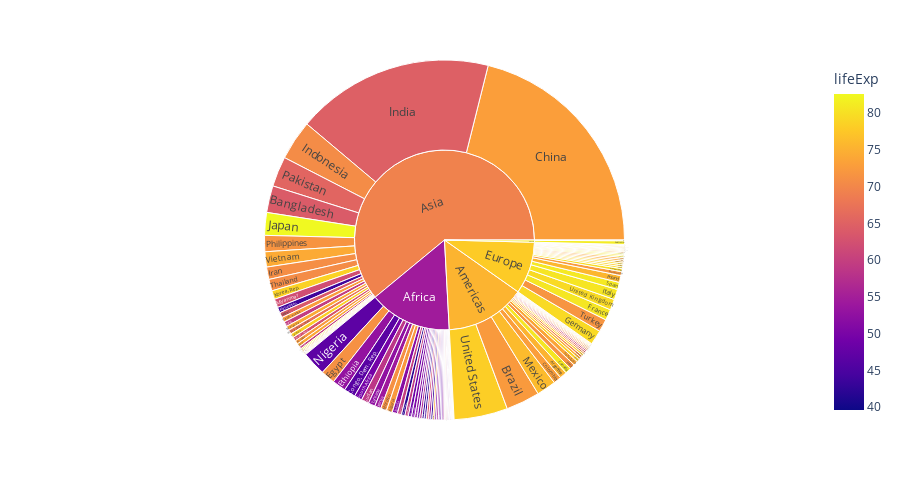

The notebook cell saved with this chart:
### Code cell
px.sunburst(df, color='lifeExp', values="pop", path=["continent", "country"], hover_name="country", height=500)

### Figure 1 — Plotly figure (JSON) as saved in the notebook; plotly's stock layout.template omitted (floating-point values rounded to 4 significant figures; data arrays with more than 128 entries replaced by an {"elided": "..."} marker saying what was removed)
{"data": [{"branchvalues": "total", "customdata": {"elided": "147x1 float values"}, "domain": {"x": [0, 1], "y": [0, 1]}, "hovertemplate": "<b>%{hovertext}</b><br><br>labels=%{label}<br>pop=%{value}<br>parent=%{parent}<br>id=%{id}<br>lifeExp=%{color}<extra></extra>", "hovertext": {"elided": "147 str values"}, "ids": {"elided": "147 str values"}, "labels": {"elided": "147 str values"}, "marker": {"coloraxis": "coloraxis", "colors": {"elided": "147 float values"}}, "name": "", "parents": {"elided": "147 str values"}, "type": "sunburst", "values": {"elided": "147 int values"}}], "layout": {"coloraxis": {"colorbar": {"title": {"text": "lifeExp"}}, "colorscale": [[0, "#0d0887"], [0.1111, "#46039f"], [0.2222, "#7201a8"], [0.3333, "#9c179e"], [0.4444, "#bd3786"], [0.5556, "#d8576b"], [0.6667, "#ed7953"], [0.7778, "#fb9f3a"], [0.8889, "#fdca26"], [1, "#f0f921"]]}, "height": 500, "legend": {"tracegroupgap": 0}, "margin": {"t": 60}}}
